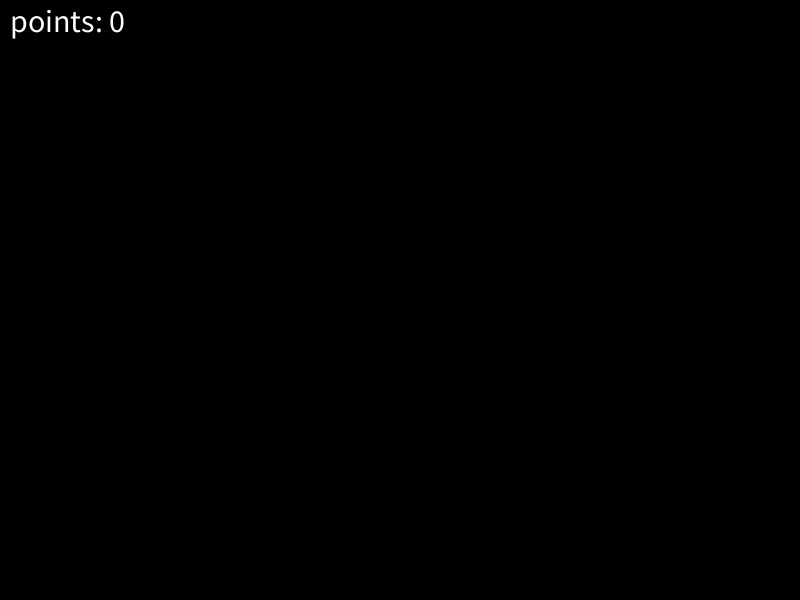
Frame 1 (no input)
Frame 60 (the mouse pressed at the canvas centre just before this capture): identical to frame 1, image omitted
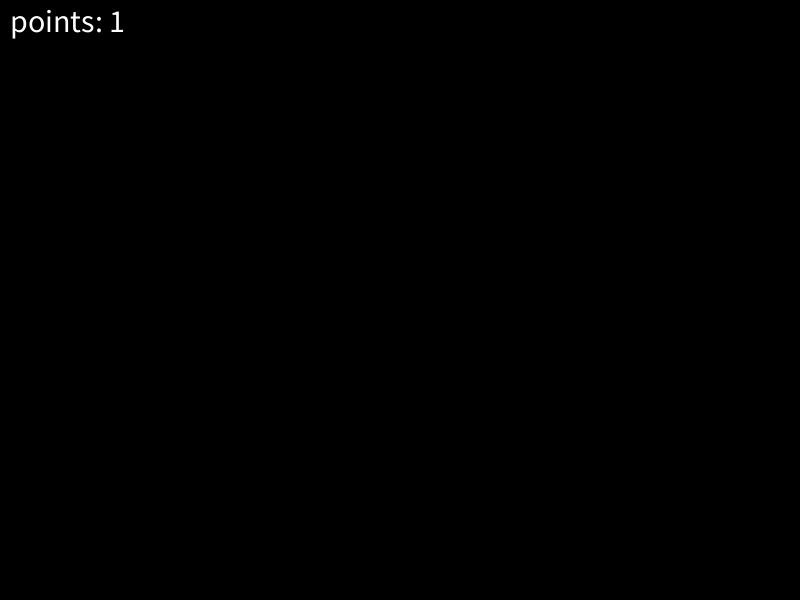
Frame 120 (the mouse held since frame 60 and released just before this capture)

The Processing sketch that drew these frames (run headless with seeded random() and noise(); from frame 60 on, the mouse is pressed at the canvas centre):

// Processing sketch: showcase_find_the_square_game
// ── showcase_find_the_square_game.pde
float posX, posY;
float rectSize;
int points;
boolean godsEye;

void setup() {
  size(800, 600);
  textSize(32);
  reset();
}

void reset() {
  posX = width / 2;
  posY = height / 2;
  rectSize = 50;
  points = 0;
  godsEye = false;
}

void draw() {
  background(0);

  fill(255);
  strokeWeight(0);
  text("points: " + points, 10, 32);
  noFill();

  if (inside()) {
    strokeWeight(1);
    stroke(255);
  } else {
    noFill();
    noStroke();
  }

  rectMode(CENTER);
  if (godsEye)
    fill(255);
  square(posX, posY, rectSize);
}

void keyPressed() {
  if (key == ' ') {
    godsEye = !godsEye;
  }
}

void mousePressed() {
  if (inside()) {
    posX = random(0, width);
    posY = random(0, height);
    points++;
  }
}

boolean inside() {
  return mouseX > posX - rectSize / 2 &&
         mouseX < posX + rectSize / 2 &&
         mouseY > posY - rectSize / 2 &&
         mouseY < posY + rectSize / 2;
}
